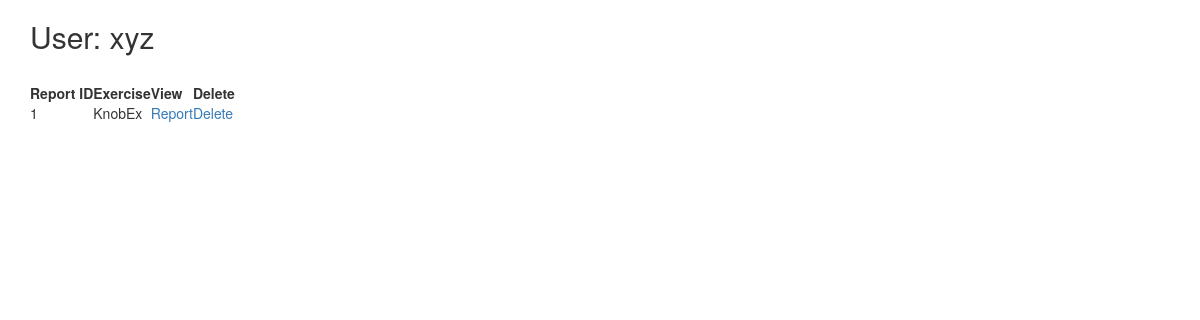
Before: /home (signed in) with the older database file.
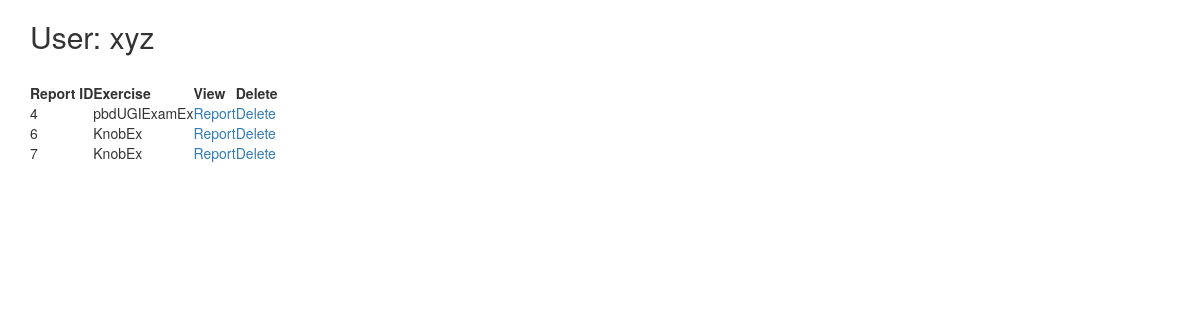
After: the same page with the newer database file.
### models.py (models this page shows, shortened)
class User(db.Model):
    __tablename__ = "Users"
    uid = db.Column(db.Integer, primary_key=True)
    username = db.Column(db.String(20),unique=True, nullable=False)
    email = db.Column(db.String,unique=True, nullable=True)
    password = db.Column(db.String(20), nullable=False)
    gender = db.Column(db.String, nullable=True)
    usertype = db.Column(db.String, nullable = False)
    reports = relationship("Report", backref="user")

class Report(db.Model):
    __tablename__ = "ExerciseReports"
    rid = db.Column(db.Integer, primary_key=True)
    eid = db.Column(db.Integer, nullable=False)
    report = db.Column(db.String, nullable=False)
    uid = db.Column(db.Integer, ForeignKey('Users.uid'))
    @property
    def ename(self):
        return eid_to_ename[self.eid]

### app.py (the view)
@app.route('/home', methods=['GET', 'POST'])
@login_required
def home():
    return render_template('welcome.html',user=current_user)  # render a template

### app.py (called while the page is built)
@login_manager.user_loader
def load_user(user_id):
    return User.query.filter(User.uid == int(user_id)).first()

def login_required(f):
    @wraps(f)
    def wrap(*args, **kwargs):
        if 'user' in session and session['user'] != 'Admin':
            return f(*args, **kwargs)
        else:
            flash('Acess Denied !!')
            return redirect(url_for('login'))
    return wrap

### templates/welcome.html
{% extends "base.html" %}
{% block content %}
<h2>User: {{session['user']}}</h2>
<br>
<div>
    <table>
        <tr>
            <th> Report ID </th>
            <th> Exercise  </th>
            <th> View </th>
            <th> Delete </th>
        </tr>
        {% for report in user.reports %}
        <tr>
            <td>{{ report.rid }}</td>
            <td>{{ report.ename }}</td>
            <td><a href="/home/report/{{report.rid}}/">Report</a></td>
            <td><a href="/home/report/{{report.rid}}/delete">Delete</a></td>
        </tr>
        {% endfor %}
    </table>
</div>
{% endblock %}

### templates/base.html (shortened to what this page needs)
<!DOCTYPE html>
<html>
  <head>
    <link rel="stylesheet" href="https://maxcdn.bootstrapcdn.com/bootstrap/3.3.7/css/bootstrap.min.css">
  </head>
  <body>
    <div class="container">
      {% block content %}{% endblock %}
    </div>
  </body>
</html>

Changed rows visible on the page:
removed Report: rid "1", ename "KnobEx"
added Report: rid "4", ename "pbdUGIExamEx"
added Report: rid "6", ename "KnobEx"
added Report: rid "7", ename "KnobEx"
